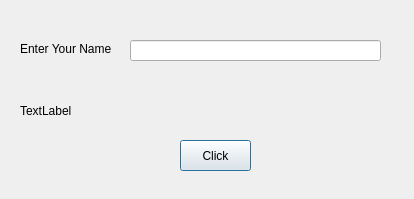
<?xml version="1.0" encoding="UTF-8"?>
<ui version="4.0">
 <class>Dialog</class>
 <widget class="QDialog" name="Dialog">
  <property name="geometry">
   <rect>
    <x>0</x>
    <y>0</y>
    <width>414</width>
    <height>199</height>
   </rect>
  </property>
  <property name="windowTitle">
   <string>Dialog</string>
  </property>
  <widget class="QLabel" name="label">
   <property name="geometry">
    <rect>
     <x>20</x>
     <y>33</y>
     <width>101</width>
     <height>31</height>
    </rect>
   </property>
   <property name="text">
    <string>Enter Your Name</string>
   </property>
  </widget>
  <widget class="QLabel" name="labelResponse">
   <property name="geometry">
    <rect>
     <x>20</x>
     <y>100</y>
     <width>361</width>
     <height>21</height>
    </rect>
   </property>
   <property name="text">
    <string>TextLabel</string>
   </property>
  </widget>
  <widget class="QPushButton" name="ButtonClickMe">
   <property name="geometry">
    <rect>
     <x>180</x>
     <y>140</y>
     <width>71</width>
     <height>31</height>
    </rect>
   </property>
   <property name="text">
    <string>Click</string>
   </property>
  </widget>
  <widget class="QLineEdit" name="lineEditName">
   <property name="geometry">
    <rect>
     <x>130</x>
     <y>40</y>
     <width>251</width>
     <height>21</height>
    </rect>
   </property>
  </widget>
 </widget>
 <resources/>
 <connections/>
</ui>
